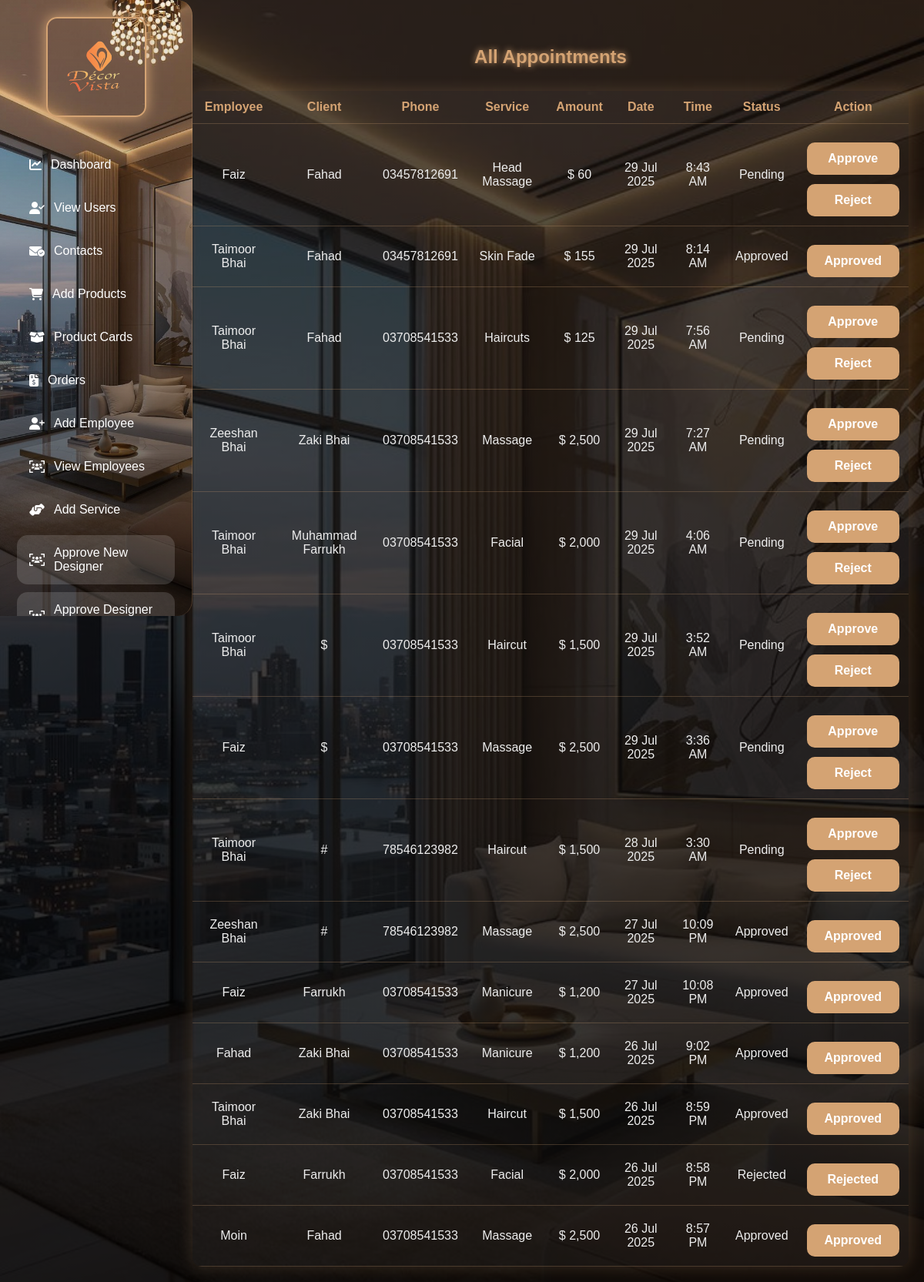
/appointments_view.php (signed in), run on the app's committed database.
### tables this page shows
CREATE TABLE `appointments` (
  `id` int(11) NOT NULL,
  `designer_id` int(11) NOT NULL,
  `employee_name` varchar(100) NOT NULL,
  `client_name` varchar(100) NOT NULL,
  `phone` varchar(20) NOT NULL,
  `service` varchar(100) NOT NULL,
  `amount` decimal(10,2) NOT NULL,
  `date` date NOT NULL,
  `time` time NOT NULL,
  `status` enum('Pending','Approved','Rejected') DEFAULT 'Pending',
  `created_at` timestamp NOT NULL DEFAULT current_timestamp()
);

### appointments_view.php (the view, shortened to what this page needs)
<?php
include 'db.php';
$sql = "SELECT * FROM appointments ORDER BY id DESC";
$result = $conn->query($sql);
?>
<!DOCTYPE html>
<html lang="en">
<head>
  <link rel="stylesheet" href="https://cdnjs.cloudflare.com/ajax/libs/font-awesome/6.4.0/css/all.min.css">
</head>
<body>
<div class="sidebar" id="sidebar">
  <div class="logo">
    <img src="decorevistaimages/logo.png" alt="Logo" />
  </div>
  <nav>
            <a href="admin.php"><i class="fa-solid fa-chart-line"></i> Dashboard</a>
            <a href="Signup_view.php"><i class="fa-solid fa-user-check"></i> View Users</a>
            <a href="contect_view.php"><i class="fa-solid fa-envelope-circle-check"></i> Contacts</a>
            <a href="admin_add_product3.php"><i class="fa-solid fa-cart-shopping"></i> Add Products</a>
            <a href="view_products_cards.php"><i class="fa-solid fa-box-open"></i> Product Cards</a>
            <a href="admin_order.php"><i class="fa-solid fa-file-invoice-dollar"></i> Orders</a>
            <a href="admin_add_employee.php"><i class="fa-solid fa-user-plus"></i> Add Employee</a>
            <a href="admin_view_employee.php"><i class="fa-solid fa-users-viewfinder"></i> View Employees</a>
            <a href="appointment_service_add.php"><i class="fa-solid fa-handshake-angle"></i> Add Service</a>
            <a href="designer-approval.php" style="background:rgba(255,255,255,0.15);"><i
                    class="fa-solid fa-users-viewfinder"></i> Approve New Designer</a>
            <a href="designer-approval.php" style="background:rgba(255,255,255,0.15);"><i
                    class="fa-solid fa-users-viewfinder"></i> Approve Designer Visibility</a>
        </nav>
</div>
<div class="main-content">
  <h2>All Appointments</h2>
  <div class="container">
    <table>
      <thead>
        <tr>
          <th>Employee</th>
          <th>Client</th>
          <th>Phone</th>
          <th>Service</th>
          <th>Amount</th>
          <th>Date</th>
          <th>Time</th>
          <th>Status</th>
          <th>Action</th>
        </tr>
      </thead>
      <tbody>
        <?php while ($row = $result->fetch_assoc()): ?>
          <tr>
            <td><?= htmlspecialchars($row['employee_name']) ?></td>
            <td><?= htmlspecialchars($row['client_name']) ?></td>
            <td><?= htmlspecialchars($row['phone']) ?></td>
            <td><?= htmlspecialchars($row['service']) ?></td>
            <td>$ <?= number_format($row['amount']) ?></td>
            <td><?= date('d M Y', strtotime($row['date'])) ?></td>
            <td><?= date('g:i A', strtotime($row['time'])) ?></td>
            <td class="status <?= $row['status'] ?>"><?= $row['status'] ?></td>
            <td>
              <?php if ($row['status'] == 'Pending'): ?>
                <form method="post" style="display:inline;">
                  <button type="submit" name="action" value="Approved" class="btn approve">Approve</button>
                </form>
                <form method="post" style="display:inline;">
                  <button type="submit" name="action" value="Rejected" class="btn reject">Reject</button>
                </form>
              <?php else: ?>
                <button class="btn" disabled><?= $row['status'] ?></button>
              <?php endif; ?>
            </td>
          </tr>
        <?php endwhile; ?>
      </tbody>
    </table>
  </div>
</div>
</body>
</html>

### appointments_view.php (style rules this page uses)
:root { --brand-accent: #d4a373; --brand-hover: #b89560; --text-light: #f1f1f1; --bg-dark: #121212; --card-bg: rgba(255, 255, 255, 0.06); --sidebar-width: 250px; --glass-blur: blur(12px); --border-color: rgba(212,163,115,0.25); }
* { margin: 0; padding: 0; box-sizing: border-box; font-family: 'Poppins', sans-serif; }
body { background: linear-gradient(180deg, rgba(212,163,115,0.05), rgba(0,0,0,0.6)), url('decorevistaimages/aaca7cec36ff5dd44456a145fc7a6b70.jpg') center/cover no-repeat; color: var(--text-light); padding: 60px 20px 20px var(--sidebar-width); position: relative; }
body::before { content: ''; position: fixed; inset: 0; background: rgba(0, 0, 0, 0.65); z-index: -1; }
h2, h3 { text-align: center; margin-bottom: 20px; color: var(--brand-accent); text-shadow: 0 0 8px var(--brand-accent); }
input, select, button { width: 100%; padding: 12px; margin-top: 12px; border: none; border-radius: 10px; font-size: 16px; backdrop-filter: var(--glass-blur); }
button { background: var(--brand-accent); color: #fff; font-weight: bold; cursor: pointer; transition: 0.3s ease, transform 0.2s ease; }
table { width: 100%; margin-top: 30px; border-collapse: collapse; background: rgba(255, 255, 255, 0.04); border-radius: 12px; overflow: hidden; box-shadow: 0 0 20px rgba(212,163,115,0.2); }
th, td { padding: 12px; text-align: center; border-bottom: 1px solid var(--border-color); color: #eee; }
th { color: var(--brand-accent); font-weight: 600; }
.sidebar { width: var(--sidebar-width); background: linear-gradient(180deg, rgba(212,163,115,0.1), rgba(0,0,0,0.7)), url('decorevistaimages/aaca7cec36ff5dd44456a145fc7a6b70.jpg') center/cover no-repeat; padding: 22px; position: fixed; height: 100vh; overflow-y: auto; border-right: 1px solid var(--border-color); backdrop-filter: var(--glass-blur); z-index: 999; top: 0; left: 0; transform: translateX(0); transition: transform 0.3s ease-in-out; border-radius: 0 20px 20px 0; }
.sidebar .logo { text-align: center; margin-bottom: 35px; }
.sidebar .logo img { width: 130px; border-radius: 14px; border: 2px solid var(--brand-accent); box-shadow: 0 0 18px var(--brand-accent); }
.sidebar nav a { display: flex; align-items: center; color: #fff; text-decoration: none; padding: 14px 16px; margin: 10px 0; border-radius: 14px; font-weight: 500; font-size: 16px; gap: 12px; transition: 0.35s ease; }

### data on the page
appointments: employee_name "Faiz", client_name "Fahad", phone "03457812691", service "Head Massage", amount "60", date "29 Jul 2025", time "8:43 AM", status "Pending"
appointments: employee_name "Taimoor Bhai", client_name "Fahad", phone "03457812691", service "Skin Fade", amount "155", date "29 Jul 2025", time "8:14 AM", status "Approved"
appointments: employee_name "Taimoor Bhai", client_name "Fahad", phone "03708541533", service "Haircuts", amount "125", date "29 Jul 2025", time "7:56 AM", status "Pending"
appointments: employee_name "Zeeshan Bhai", client_name "Zaki Bhai", phone "03708541533", service "Massage", amount "2,500", date "29 Jul 2025", time "7:27 AM", status "Pending"
appointments: employee_name "Taimoor Bhai", client_name "Muhammad Farrukh", phone "03708541533", service "Facial", amount "2,000", date "29 Jul 2025", time "4:06 AM", status "Pending"
appointments: employee_name "Taimoor Bhai", client_name "$", phone "03708541533", service "Haircut", amount "1,500", date "29 Jul 2025", time "3:52 AM", status "Pending"
appointments: employee_name "Faiz", client_name "$", phone "03708541533", service "Massage", amount "2,500", date "29 Jul 2025", time "3:36 AM", status "Pending"
appointments: employee_name "Taimoor Bhai", client_name "#", phone "78546123982", service "Haircut", amount "1,500", date "28 Jul 2025", time "3:30 AM", status "Pending"
appointments: employee_name "Zeeshan Bhai", client_name "#", phone "78546123982", service "Massage", amount "2,500", date "27 Jul 2025", time "10:09 PM", status "Approved"
appointments: employee_name "Faiz", client_name "Farrukh", phone "03708541533", service "Manicure", amount "1,200", date "27 Jul 2025", time "10:08 PM", status "Approved"
appointments: employee_name "Fahad", client_name "Zaki Bhai", phone "03708541533", service "Manicure", amount "1,200", date "26 Jul 2025", time "9:02 PM", status "Approved"
appointments: employee_name "Taimoor Bhai", client_name "Zaki Bhai", phone "03708541533", service "Haircut", amount "1,500", date "26 Jul 2025", time "8:59 PM", status "Approved"
appointments: employee_name "Faiz", client_name "Farrukh", phone "03708541533", service "Facial", amount "2,000", date "26 Jul 2025", time "8:58 PM", status "Rejected"
appointments: employee_name "Moin", client_name "Fahad", phone "03708541533", service "Massage", amount "2,500", date "26 Jul 2025", time "8:57 PM", status "Approved"
